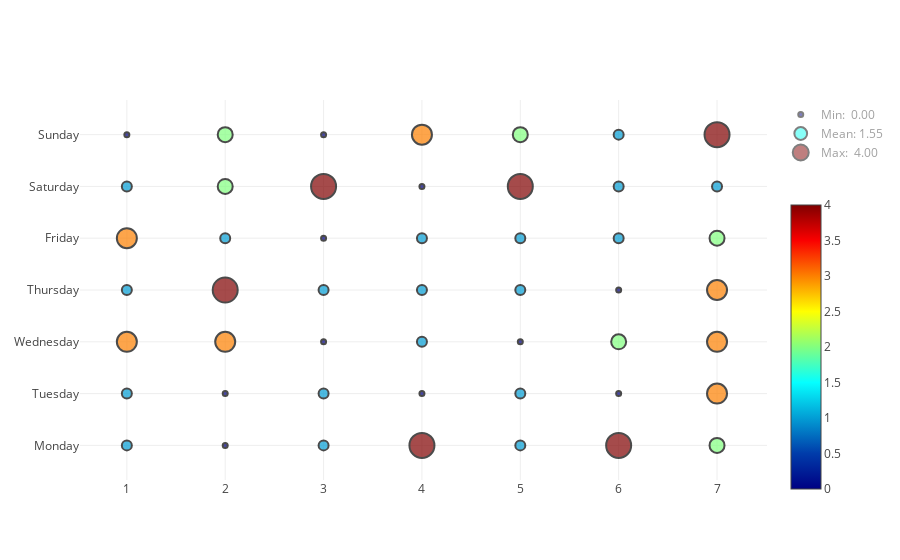

Notebook cell for this chart:
### Code cell
d, l = punch_card(data['x'], data['y'], data['value'])
plotly.offline.iplot(d, l)

### Figure 1 — Plotly figure (JSON) as saved in the notebook; plotly's stock layout.template omitted (floating-point values rounded to 4 significant figures)
{"data": [{"hoverinfo": "x+y+text", "marker": {"color": [1, 0, 1, 4, 1, 4, 2, 1, 0, 1, 0, 1, 0, 3, 3, 3, 0, 1, 0, 2, 3, 1, 4, 1, 1, 1, 0, 3, 3, 1, 0, 1, 1, 1, 2, 1, 2, 4, 0, 4, 1, 1, 0, 2, 0, 3, 2, 1, 4], "colorbar": {"len": 0.8, "y": 0.35}, "colorscale": "Jet", "line": {"color": "rgb(0, 0, 0)", "width": 2}, "showscale": true, "size": [10, 5, 10, 25, 10, 25, 15, 10, 5, 10, 5, 10, 5, 20, 20, 20, 5, 10, 5, 15, 20, 10, 25, 10, 10, 10, 5, 20, 20, 10, 5, 10, 10, 10, 15, 10, 15, 25, 5, 25, 10, 10, 5, 15, 5, 20, 15, 10, 25], "symbol": "circle"}, "mode": "markers", "showlegend": false, "text": [1, 0, 1, 4, 1, 4, 2, 1, 0, 1, 0, 1, 0, 3, 3, 3, 0, 1, 0, 2, 3, 1, 4, 1, 1, 1, 0, 3, 3, 1, 0, 1, 1, 1, 2, 1, 2, 4, 0, 4, 1, 1, 0, 2, 0, 3, 2, 1, 4], "type": "scatter", "x": [1, 2, 3, 4, 5, 6, 7, 1, 2, 3, 4, 5, 6, 7, 1, 2, 3, 4, 5, 6, 7, 1, 2, 3, 4, 5, 6, 7, 1, 2, 3, 4, 5, 6, 7, 1, 2, 3, 4, 5, 6, 7, 1, 2, 3, 4, 5, 6, 7], "y": ["Monday", "Monday", "Monday", "Monday", "Monday", "Monday", "Monday", "Tuesday", "Tuesday", "Tuesday", "Tuesday", "Tuesday", "Tuesday", "Tuesday", "Wednesday", "Wednesday", "Wednesday", "Wednesday", "Wednesday", "Wednesday", "Wednesday", "Thursday", "Thursday", "Thursday", "Thursday", "Thursday", "Thursday", "Thursday", "Friday", "Friday", "Friday", "Friday", "Friday", "Friday", "Friday", "Saturday", "Saturday", "Saturday", "Saturday", "Saturday", "Saturday", "Saturday", "Sunday", "Sunday", "Sunday", "Sunday", "Sunday", "Sunday", "Sunday"]}, {"hoverinfo": "name", "legendgroup": "legend_only", "marker": {"color": "rgb(0,0,131)", "line": {"color": "rgb(0, 0, 0)", "width": 2}, "size": 5, "symbol": "circle"}, "mode": "markers", "name": "Min:  0.00", "showlegend": true, "type": "scatter", "visible": "legendonly", "x": [1], "y": ["Monday"]}, {"hoverinfo": "name", "legendgroup": "legend_only", "marker": {"color": "rgb(17.75510204081631, 255.0, 241.98979591836735)", "line": {"color": "rgb(0, 0, 0)", "width": 2}, "size": 12.76, "symbol": "circle"}, "mode": "markers", "name": "Mean: 1.55", "showlegend": true, "type": "scatter", "visible": "legendonly", "x": [1], "y": ["Monday"]}, {"hoverinfo": "name", "legendgroup": "legend_only", "marker": {"color": "rgb(128,0,0)", "line": {"color": "rgb(0, 0, 0)", "width": 2}, "size": 25, "symbol": "circle"}, "mode": "markers", "name": "Max:  4.00", "showlegend": true, "type": "scatter", "visible": "legendonly", "x": [1], "y": ["Monday"]}], "layout": {}}
